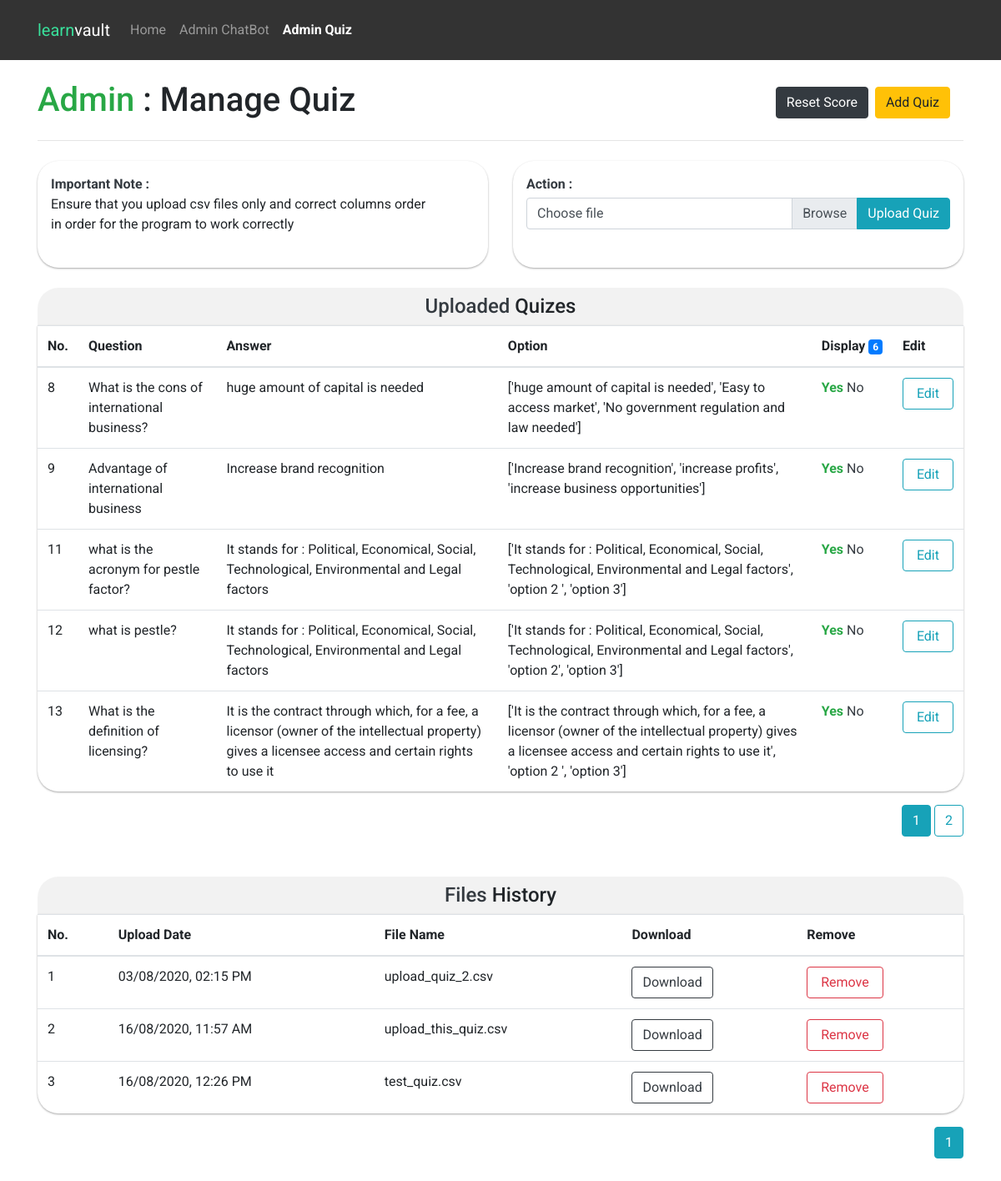
Page /admin_quiz on the committed database.
### main.py (models this page shows)
class savedQuizes(db.Model):
    id = db.Column(db.Integer, primary_key=True)
    question = db.Column(db.String(100))
    answer = db.Column(db.String(200))
    isSelected = db.Column(db.Integer, default=0)
    options = db.Column(db.String(500))

class Quizes(db.Model):
    id = db.Column(db.Integer, primary_key=True)
    fileName = db.Column(db.String(100))
    date = db.Column(db.String(20))

### main.py (the view)
@app.route("/admin_quiz", methods=['GET', 'POST'])
def admin_quiz():
    import ast
    page = request.args.get('page_file', 1, type=int)
    file_data = Quizes.query.filter_by(id=Quizes.id).paginate(page=page, per_page=5)
    page = request.args.get('page', 1, type=int)
    quiz_data = (savedQuizes.query.filter_by(id=savedQuizes.id)).paginate(page=page, per_page=5)
    database = savedQuizes.query.filter_by(isSelected=1)
    total_selected = database.count()
    return render_template("admin_quiz.html", file_data=file_data, quiz_data=quiz_data, total_selected=total_selected, ast=ast)

### templates/admin_quiz.html (shortened to what this page needs)
<!DOCTYPE html>
<html lang="en">
<head>
    <link rel="stylesheet" href="https://stackpath.bootstrapcdn.com/bootstrap/4.5.0/css/bootstrap.min.css"
>
    <link rel="stylesheet" href="https://stackpath.bootstrapcdn.com/bootstrap/4.4.1/css/bootstrap.min.css"
>
    <link rel="stylesheet" href="https://use.fontawesome.com/releases/v5.7.2/css/all.css"
>
</head>
<body>
<nav class="navbar navbar-expand-lg navbar-dark  py-3" style="background-color: rgba(0,0,0,0.8) !important;">
    <div class="container">
        <a class="navbar-brand" href="#"><span style="color:rgb(57, 224, 155)">learn</span>vault</a>
        <div class="collapse navbar-collapse" id="navbarNavDropdown">
            <ul class="navbar-nav">
                <li class="nav-item">
                    <a class="nav-link" href="{{ url_for('home') }}">Home</a>
                </li>
                <li class="nav-item">
                    <a class="nav-link" href="{{ url_for('table') }}">Admin ChatBot</a>
                </li>
                <li class="nav-item active font-weight-bold">
                    <a class="nav-link" href="{{ url_for('admin_quiz') }}">Admin Quiz</a>
                </li>
            </ul>
        </div>
    </div>
</nav>
<div class="container">
    <div class="row" style="margin-top:1rem">
        <div class="col-md-8">
            <h1 class="my-2"><span class="text-success">Admin</span> : Manage Quiz</h1>
        </div>
        <div class="col-md-4" style="padding-top:1rem;padding-left: 4.2rem;">
            <button type="button" class="btn btn-warning float-right d-inline mr-3" data-toggle="modal" data-target="#exampleModal">
                Add Quiz
            </button>
             <a href="/reset_score" type="button" class="btn btn-dark float-right d-inline mr-2"  onclick="return confirm('Are you sure to reset?')">
                Reset Score
            </a>
        </div>
    </div>
    <hr>
</div>
<div class="container">
    <div class="row my-4">
        <div class="col-md-6">
            <div class="box shadow-sm p-3" style="border-radius: 25px;height:8rem;">
                <p><strong class="text-dark">Important Note : </strong><br>Ensure that you upload csv files only and
                    correct columns order
                    <br> in order for the program to work correctly</p>
            </div>
        </div>
        <div class="col-md-6">
            <div class="box shadow-sm p-3" style="border-radius: 25px;height: 8rem;">
                <strong class="text-dark">
                    Action :
                </strong>
                <br>
                <form action="/upload_quiz" method="POST" enctype="multipart/form-data">
                    <div class="input-group mt-1">
                        <div class="custom-file">
                            <label class="custom-file-label" for="inputGroupFile04">Choose
                                file</label>
                        </div>
                        <div class="input-group-append">
                            <button class="btn btn-info" type="submit">Upload Quiz</button>
                        </div>
                    </div>
                </form>
            </div>
        </div>
    </div>
</div>
<div class="container mb-5 mt-3">
    <h4 class="text-center p-2 m-0 table-title" style="background-color:rgba(0,0,0,.05);"><span
            class="text-dark">Uploaded</span> Quizes</h4>
    <table class="table table-hover shadow-sm">
        <thead>
        <tr>
            <th scope="col">No.</th>
            <th scope="col">Question</th>
            <th scope="col">Answer</th>
            <th scope="col">Option</th>
            <th scope="col">
                <div class="d-flex flex-row bd-highlight">
                    <div class="bd-highlight">Display</div>
                    <div class="bd-highlight text-danger pl-1">
                        <span class="badge badge-primary">{{ total_selected }}</span></div>
                </div>
            </th>
            <th scope="col">Edit</th>
        </tr>
        </thead>
        <tbody>
        {% for row in quiz_data.items %}
        <tr>
            <td>{{ row.id }}</td>
            <td> {{ row.question }}</td>
            <td>{{ row.answer }}</td>
            <td>{{ row.options}}</td>
            <td>
                <a href="/display_quiz_yes/{{ row.id }}"
                   {% if row.isSelected== 1 %}
                   class="text-success font-weight-bold"
                   {% endif %}
                   class="text-dark">Yes</a>
                <a href="/display_quiz_no/{{ row.id }}"
                   class=" text-dark">No</a>
            </td>
            <td>
                <button type="button" href="/update_quiz/{{ row.id }}" class="btn btn-outline-info px-3"
                        data-toggle="modal"
                        data-target="#exampleModal{{ row.id }}">
                    Edit
                </button>
            </td>
        </tr>
        {% endfor %}
        </tbody>
    </table>
    <div class="box-paginate text-right">
        {% for page_num in quiz_data.iter_pages(left_edge=1, right_edge=1, left_current=1, right_current=2) %}
        {% if page_num %}
        {% if quiz_data.page == page_num %}
        <a class="btn btn-info" href="{{ url_for('admin_quiz', page=page_num) }}">{{ page_num }}</a>
        {% else %}
        <a class="btn btn-outline-info" href="{{ url_for('admin_quiz', page=page_num) }}">{{ page_num }}</a>
        {% endif %}
        {% else %}
        ...
        {% endif %}
        {% endfor %}
    </div>
</div>
<div class="container mb-5 mt-3">
    <h4 class="text-center p-2 m-0 table-title" style="background-color:rgba(0,0,0,.05);"><span
            class="text-dark">Files</span> History</h4>
    <table class="table table-hover shadow-sm">
        <thead>
        <tr>
            <th scope="col">No.</th>
            <th scope="col">Upload Date</th>
            <th scope="col">File Name</th>
            <th scope="col">Download</th>
            <th scope="col">Remove</th>
        </tr>
        </thead>
        <tbody>
        {% for row in file_data.items %}
        <tr>
            <td>{{ row.id }}</td>
            <td>{{ row.date }}</td>
            <td> {{ row.fileName}}</td>
            <td>
                <a href="/download_quiz/{{ row.id }}" class="btn btn-outline-dark">Download</a>
            </td>
            <td>
                <a href="/delete_model_quiz_files/{{ row.id }}" class="btn btn-outline-danger px-3"
                   onclick="return confirm('Are you sure to delete?')">Remove</a>
            </td>
        </tr>
        {% endfor %}
        </tbody>
    </table>
    <div class="box-paginate text-right">
        {% for page_num in file_data.iter_pages(left_edge=1, right_edge=1, left_current=1, right_current=2) %}
        {% if page_num %}
        {% if file_data.page == page_num %}
        <a class="btn btn-info" href="{{ url_for('admin_quiz', page_file=page_num) }}">{{ page_num }}</a>
        {% else %}
        <a class="btn btn-outline-info" href="{{ url_for('admin_quiz', page_file=page_num) }}">{{ page_num }}</a>
        {% endif %}
        {% else %}
        ...
        {% endif %}
        {% endfor %}
    </div>
</div>
</body>
</html>

### templates/admin_quiz.html (style rules this page uses)
* { font-family: 'Roboto', sans-serif; }
.table { border-radius: 0 0 25px 25px; }
.table-title { border-radius: 25px 25px 0 0 !important; }
.shadow-sm { box-shadow: 0 1px 3px rgba(0, 0, 0, 0.12), 0 1px 2px rgba(0, 0, 0, 0.24) !important; }

### rows in the picture
savedQuizes: id "8", question "What is the cons of international business?", answer "huge amount of capital is needed", options "['huge amount of capital is needed', 'Easy to access market', 'No government regulation and law needed']"
savedQuizes: id "9", question "Advantage of international business", answer "Increase brand recognition", options "['Increase brand recognition', 'increase profits', 'increase business opportunities']"
savedQuizes: id "11", question "what is the acronym for pestle factor?", answer "It stands for : Political, Economical, Social, Technological, Environmental and Legal factors", options "['It stands for : Political, Economical, Social, Technological, Environmental and Legal factors', 'option 2 ', 'option 3']"
savedQuizes: id "12", question "what is pestle?", answer "It stands for : Political, Economical, Social, Technological, Environmental and Legal factors", options "['It stands for : Political, Economical, Social, Technological, Environmental and Legal factors', 'option 2', 'option 3']"
savedQuizes: id "13", question "What is the definition of licensing?", answer "It is the contract through which, for a fee, a licensor (owner of the intellectual property) gives a licensee access and certain rights to use it", options "['It is the contract through which, for a fee, a licensor (owner of the intellectual property) gives a licensee access and certain rights to use it', 'option 2 ', 'option 3']"
Quizes: id "1", date "03/08/2020, 02:15 PM", fileName "upload_quiz_2.csv"
Quizes: id "2", date "16/08/2020, 11:57 AM", fileName "upload_this_quiz.csv"
Quizes: id "3", date "16/08/2020, 12:26 PM", fileName "test_quiz.csv"

### other values in the picture
{{ total_selected }} "6"
{{ page_num }} "1"
{{ page_num }} "2"
